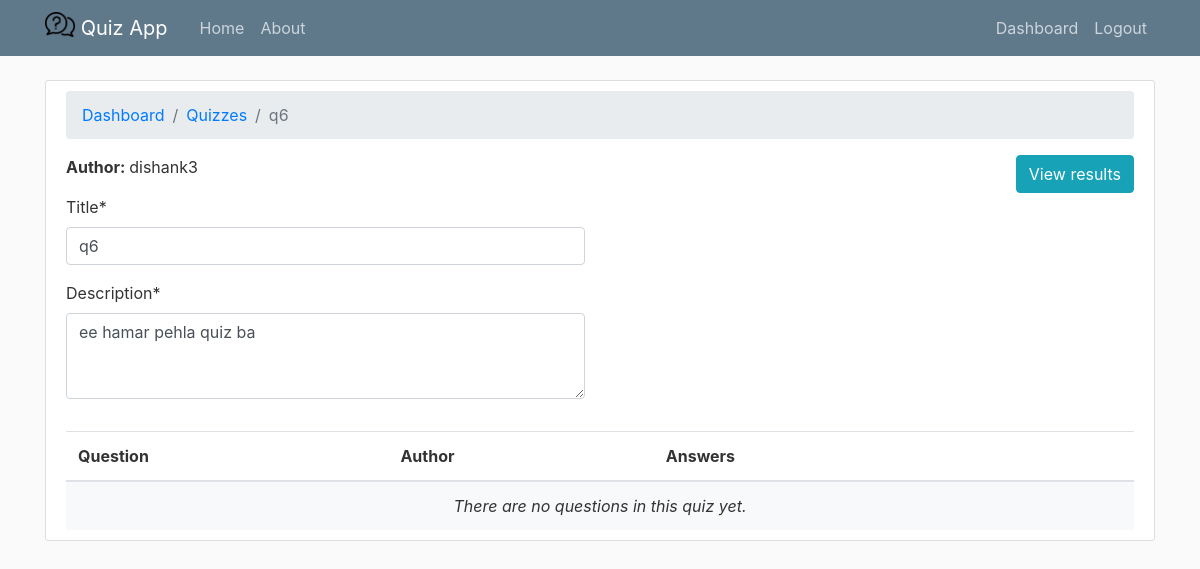
The page /quiz/6/ (signed in) on the database as committed earlier.
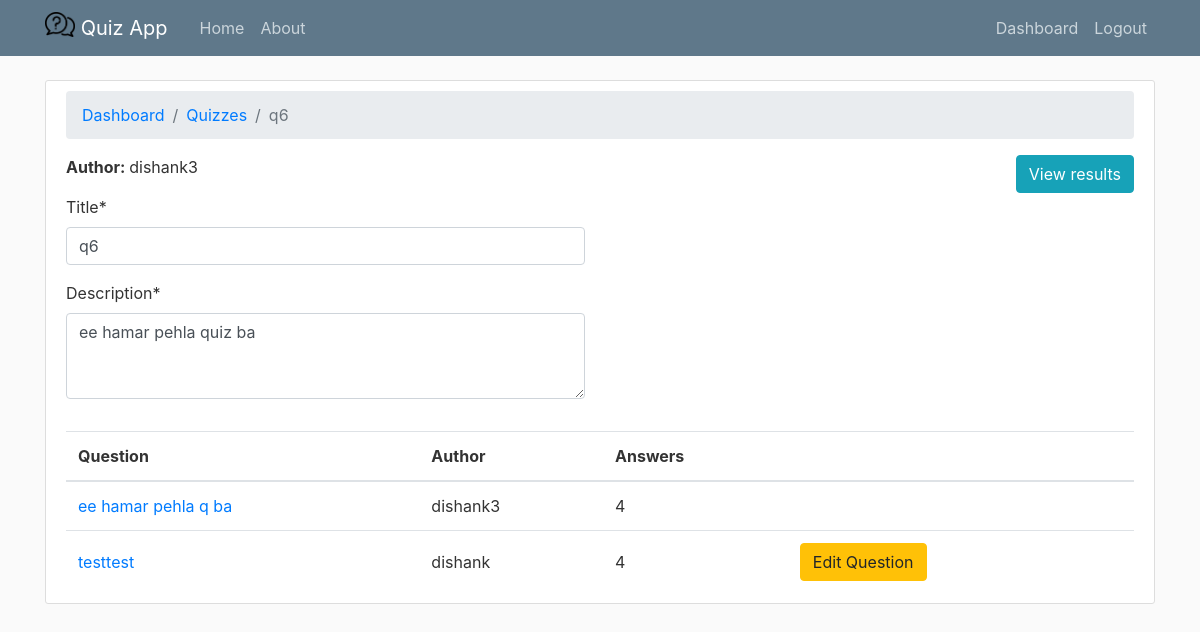
The same page on the database as committed later.
### dashboard/models.py (models this page shows, shortened)
class SelectedQuestion(models.Model):
    question = models.ForeignKey(Question, on_delete=models.CASCADE, related_name='selected_question')
    quiz = models.ForeignKey(Quiz, on_delete=models.CASCADE, related_name='selected_question')

class Question(models.Model):
    text = models.CharField('Question', max_length=255)
    author = models.ForeignKey(Teacher, on_delete=models.CASCADE,related_name='questions')

class Teacher(models.Model):
    user = models.OneToOneField(User, on_delete=models.CASCADE, primary_key=True)
    def __str__(self):
        return self.user.username

class User(AbstractUser):
    is_student = models.BooleanField(default=False)
    is_teacher = models.BooleanField(default=False)

### dashboard/views.py (the view, shortened to what this page needs)
# urls.py: path('quiz/<int:pk>/', UpdateQuizView.as_view(), name='quiz-edit'),
@method_decorator(login_required, name="dispatch")
class UpdateQuizView(UpdateView):
    model = Quiz
    fields = ('title', 'description', )
    context_object_name = 'quiz'
    template_name = 'dashboard/quiz_edit.html'
    def get_context_data(self, **kwargs):
        kwargs['questions'] = self.get_object().selected_question.annotate(answer_count = Count(F('question__answers')))
        return super().get_context_data(**kwargs)

### dashboard/templates/dashboard/quiz_edit.html (shortened to what this page needs)
{% extends "dashboard/base.html" %}
{% load crispy_forms_tags %}
{% block content %}
<div class="content-section">
    <nav aria-label="breadcrumb">
      <ol class="breadcrumb">
        <li class="breadcrumb-item"><a href="{% url 'teacher-dashboard' %}">Dashboard</a></li>
        <li class="breadcrumb-item"><a href="{% url 'quiz-view' %}">Quizzes</a></li>
        <li class="breadcrumb-item active" aria-current="page">{{ quiz.title }}</li>
      </ol>
    </nav>
    <div class="row mb-3">
      <div class="col-md-6 col-sm-8 col-12">
        <p><strong>Author: </strong>{{ quiz.author}}</p>
        <form method="post" novalidate>
          {{ form|crispy }}
        </form>
      </div>
      <div class="col-md-6 col-sm-8 col-12">
        <a href="#" class="btn btn-info float-right">View results</a>
      </div>
    </div>
    <div class="table-responsive">
      <table class="table mb-0">
        <thead>
          <tr>
            <th>Question</th>
            <th>Author</th>
            <th>Answers</th>
            <th></th>
            <th></th>
          </tr>
        </thead>
        <tbody>
          {% for q in questions %}
          <tr>
            <td class="align-middle"><a href="{% url 'question-edit' q.question.pk %}">{{ q.question.text }}</a></td>
            <td class="align-middle">{{ q.question.author }}</td>
            <td class="align-middle">{{ q.answer_count }}</td>
            {% if q.question.author == user.teacher %}
            <td class="align-middle">
              <a href="{% url 'question-edit' q.question.pk %}" class="btn btn-warning">Edit Question</a>
            </td>
            {% else %}
            <td class="align-middle">
            </td>
            {% endif %}
            {% if quiz.author == user.teacher %}
            <td class="align-middle">
              <a href="{% url 'question-remove' quiz.pk q.pk  %}" class="btn btn-danger">Remove Question</a>
            </td>
            {% else %}
            <td class="align-middle">
            </td>
            {% endif %}
          </tr>
          {% empty %}
            <tr>
              <td class="bg-light text-center font-italic" colspan="5">There are no questions in this quiz yet. </td>
            </tr>
          {% endfor %}
        </tbody>
      </table>
    </div>
</div>
{% endblock %}

Rows that differ between the two databases and show on the page:
added SelectedQuestion: question.text "ee hamar pehla q ba", question.author "dishank3", answer_count "4"
added SelectedQuestion: question.text "testtest", question.author "dishank", answer_count "4", shows "Edit Question"
Other text that changed with them:
text no longer shown: "There are no questions in this quiz yet."
